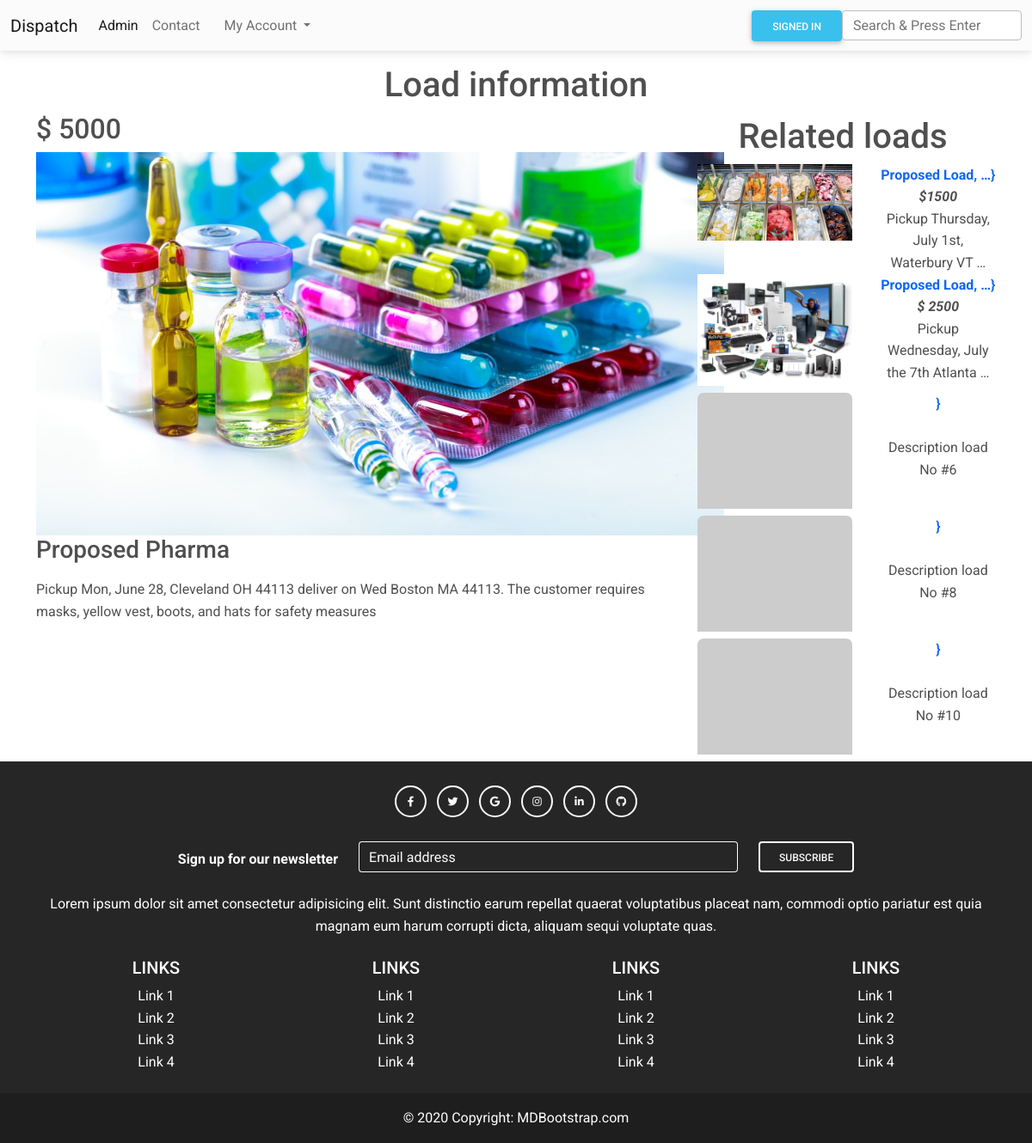
/load/2, run on an earlier commit of the app's database.
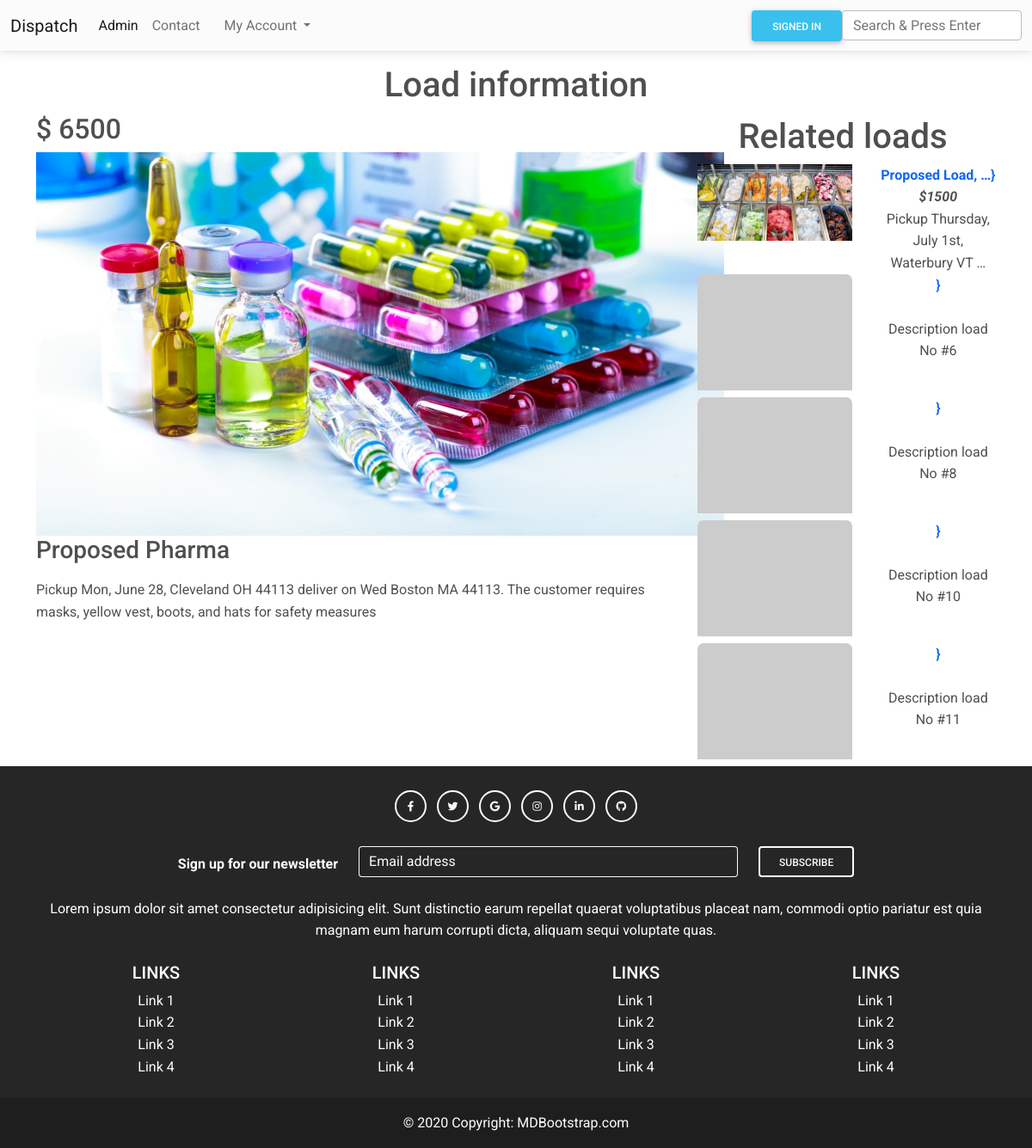
And on a later commit of the database.
### blog/models.py (models this page shows, shortened)
class Load(models.Model):
    user = models.ForeignKey(User, on_delete=models.CASCADE, null=True)
    price = models.CharField(max_length=20)
    title = models.CharField(max_length=50)
    category = models.ForeignKey(Category, on_delete=models.CASCADE)
    desc = models.TextField()
    image = models.ImageField(null=True, blank=True)
    created_at = models.DateTimeField(auto_now_add=True)
    update_at = models.DateTimeField(auto_now = True)

### blog/views.py (the view)
# urls.py: path('load/<int:id_load>', detail, name="detail" ),
def detail(request, id_load):
    load=Load.objects.get(id=id_load)
    category = load.category
    loads_in_relation = Load.objects.filter(category =  category)[:6]
    return render(request, 'detail.html', {"load": load, "lir": loads_in_relation})

### blog/templates/detail.html
{% extends 'base.html' %}
{% load static  %}
{% block content %}
<h1 class="text-center mt-3">Load information</h1>
<div class="container">
    <div class="row">
        <div class="col-md-8">
            <h2>{{load.price}} </h2>
            <img src="{{load.image.url}}" alt="load-logo" style="max-width: 800px;">
            <h3>{{load.title}}</h3>
            <p class="mb-5 mt-3">{{load.desc}}</p>
        </div>
        <div class="col-md-4 text-center mt-1">
            <h1>Related loads</h1>
            <div class="row">
                {% for lds in lir %}
                {% if lds.id != load.id %}
                <div class="col-md-7 mb-2">
                    {% if lds.image != "http://default" %}
                    <a href="{% url 'detail' lds.id %}"><img src="{{lds.image.url}}" alt="Card image cap" style="max-width: 180px;" /></a>
                    {% else %}
                    <img class="card-img-top" src="https://via.placeholder.com/400x300" alt="Card image cap"
                        style="max-width: 180px;" />
                    {% endif %}
                </div>
                <div class="col-5">
                    <a href="{% url 'detail' lds.id %}"><strong> {{lds.title |truncatewords:2}}} </strong> <br></a>
                    <strong><em>{{lds.price}}</em> <br></strong>
                    {{lds.desc |truncatewords:6}}
                </div>
                {% endif %}
                {% endfor %}
            </div>
        </div>
    </div>
</div>
{% endblock %}

What changed in the data, as far as the page shows it:
no longer on this page (row edited): Load: image (picture), title "Proposed Load, …", price "$ 2500", desc "Pickup Wednesday, July the 7th Atlanta …"
changed Load "Proposed Pharma": price "$ 5000" → "$ 6500"
now on this page (row unchanged): Load: desc "Description load No #11"
